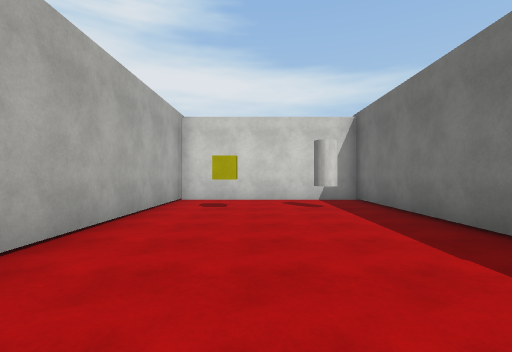
View 1 (above)

18 first-person views from a walk through a 3-D level made in the Unity game engine. The camera is 1.4 m above the floor, looks level and sees 85° across. The floor is counted in squares, 2 m on a side. Each view is taken from the middle of a square. On the plan, view 1 faces up. The plan holds only what a view shows up to about 9 squares ahead; the rest is blank. The player is left out. Surface patterns are stand-ins for the level's own textures.

View 2
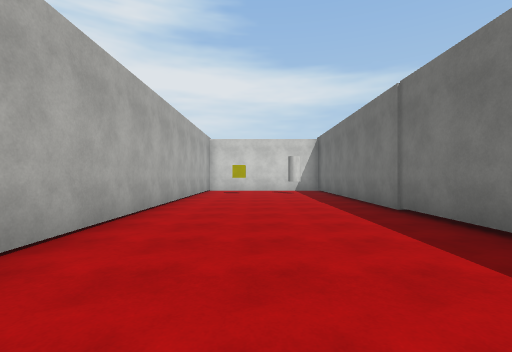

View 3
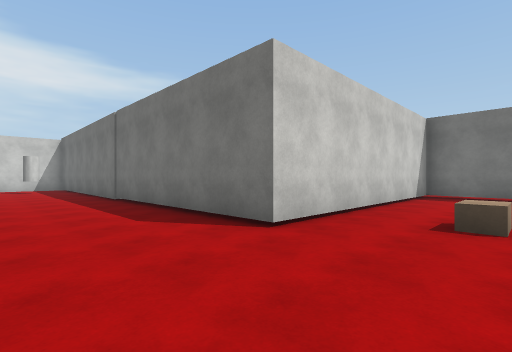

View 4
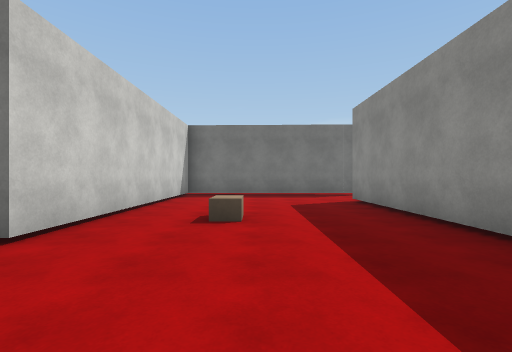

View 5
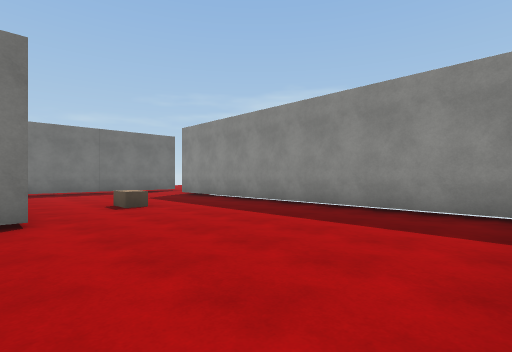

View 6
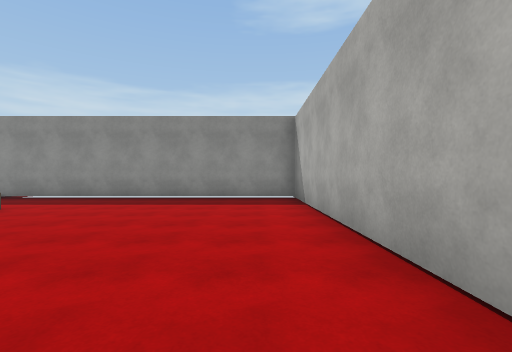

View 7
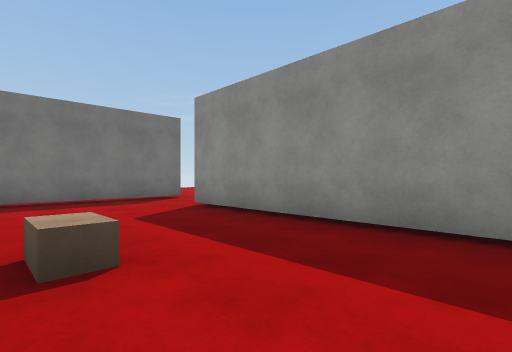

View 8
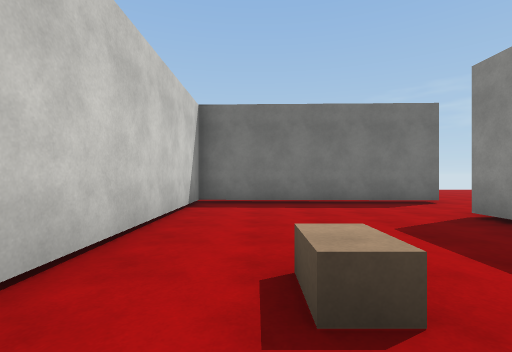

View 9
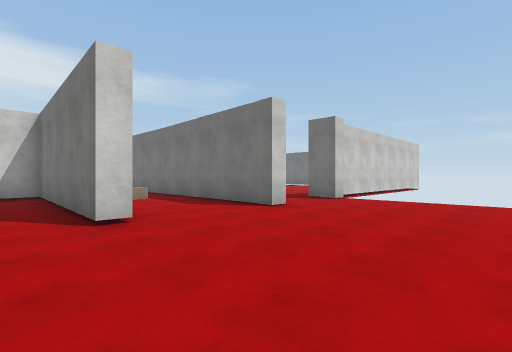

View 10
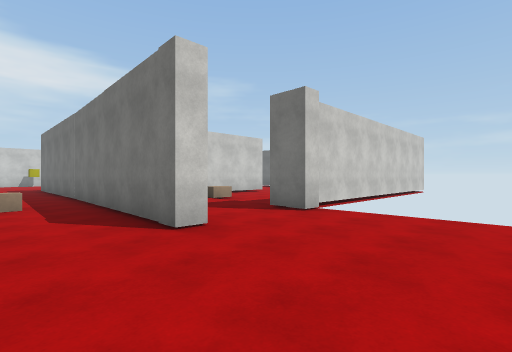

View 11
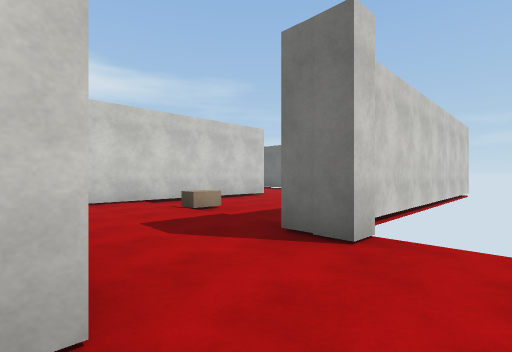

View 12
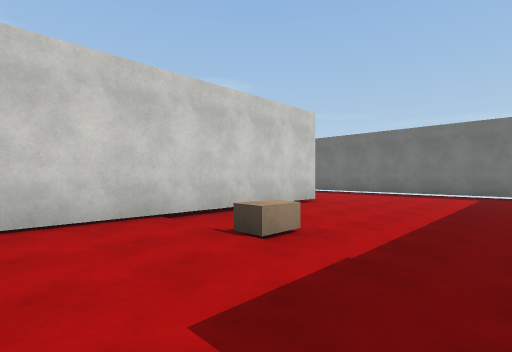

View 13
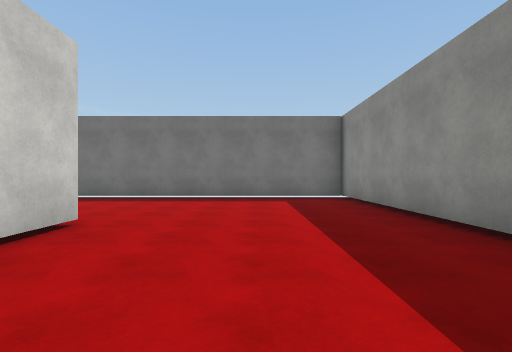

View 14
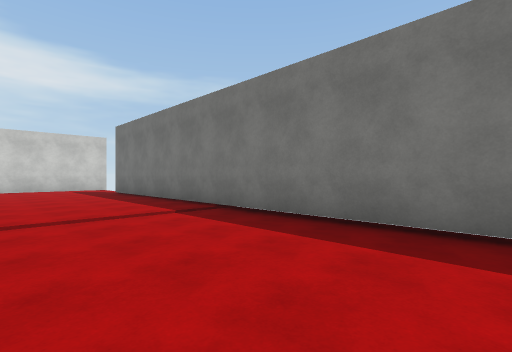

View 15
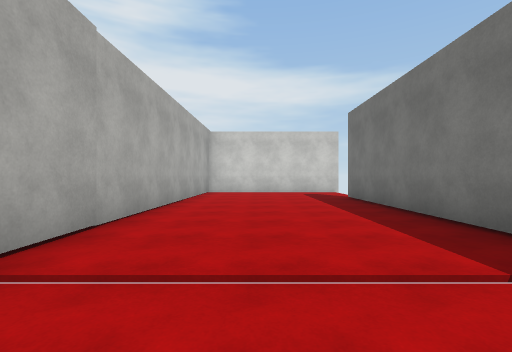

View 16
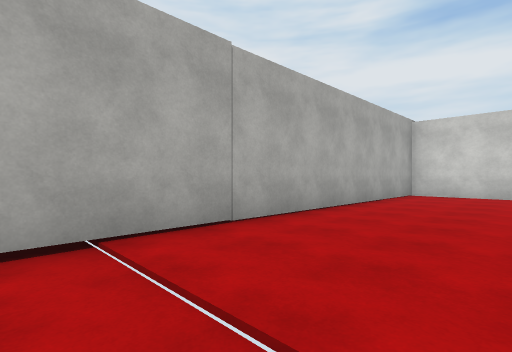

View 17
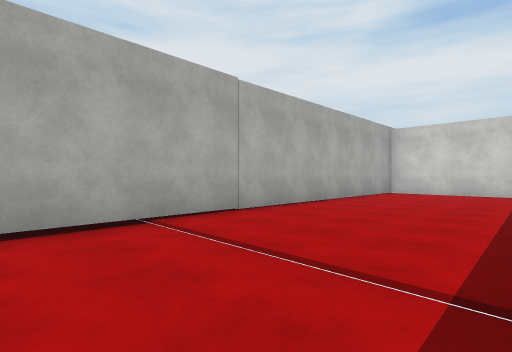

View 18
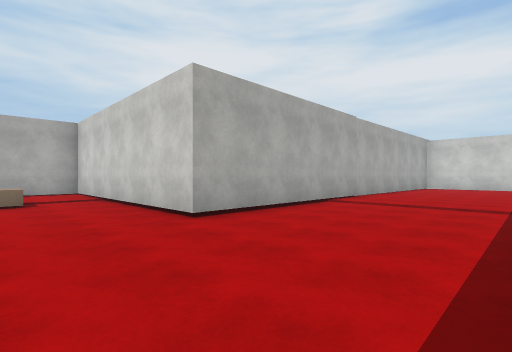

### Floor plan
Key: @ floor where view 1 was taken; # wall or solid block; . floor; C yellow cube; Y cylinder; B block; T thing the floor can be seen under or through.
Columns run from 3 left of view 1 to 27 right of it. Each row starts with its distance up from view 1.
  9 #######
  8 #.....#                  ####
  7 #.....#                  #...
  6 #.C..Y#                  #....
  5 #.....#                  #....#
  4 #.....#                  #....#
  3 #.....#                  #....#
  2 #.....#                  #....#
  1 #.....#                  #....#
  0 #..@..#                  #....#
 -1 #.....#                  #....#
 -2 #.....#                  #....#
 -3 #.....#                  #....#
 -4 #.....#         .#       #....#
 -5 #.....########  .#########....#
 -6 #............#. .#............#
 -7 #.......B....T.B.#...B........#
 -8 #............T...#............#
 -9 #............T...#............#
-10 #............T...#............#
-11 ###########..T...#..###########
-12             .........
-13             .........
-14             .........
-15             .........
-16             .........

Where each view was taken, in squares from view 1:
view 1: 0 up, 0 right, facing up
view 2: 5 down, 0 right, facing up
view 3: 8 down, 0 right, facing up-right
view 4: 8 down, 0 right, facing right
view 5: 5 down, 2 left, facing down-right
view 6: 2 down, 1 left, facing down
view 7: 7 down, 2 right, facing down-right
view 8: 7 down, 3 right, facing right
view 9: 16 down, 9 right, facing up-right
view 10: 15 down, 12 right, facing up-right
view 11: 13 down, 14 right, facing up-right
view 12: 10 down, 15 right, facing up-right
view 13: 8 down, 18 right, facing right
view 14: 6 down, 23 right, facing up-right
view 15: 3 down, 24 right, facing up
view 16: 2 down, 25 right, facing up-left
view 17: 3 down, 26 right, facing up-left
view 18: 8 down, 26 right, facing up-left
